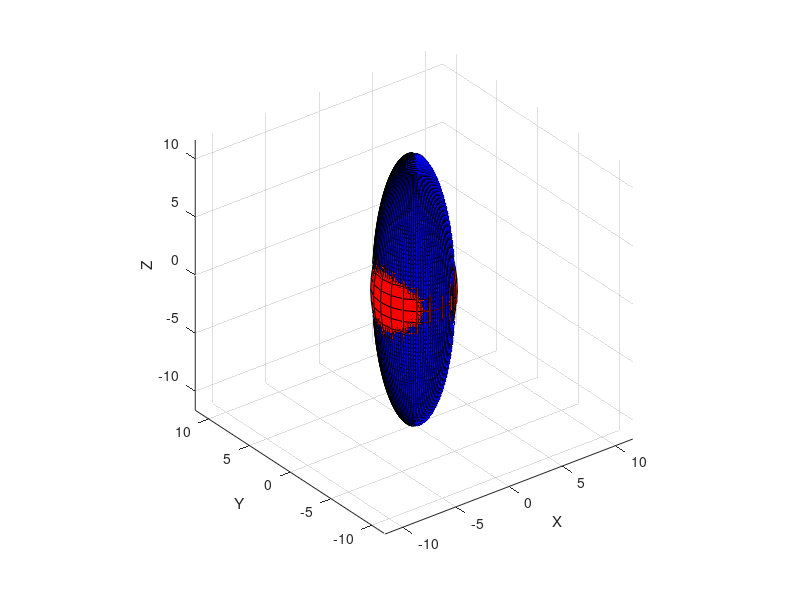
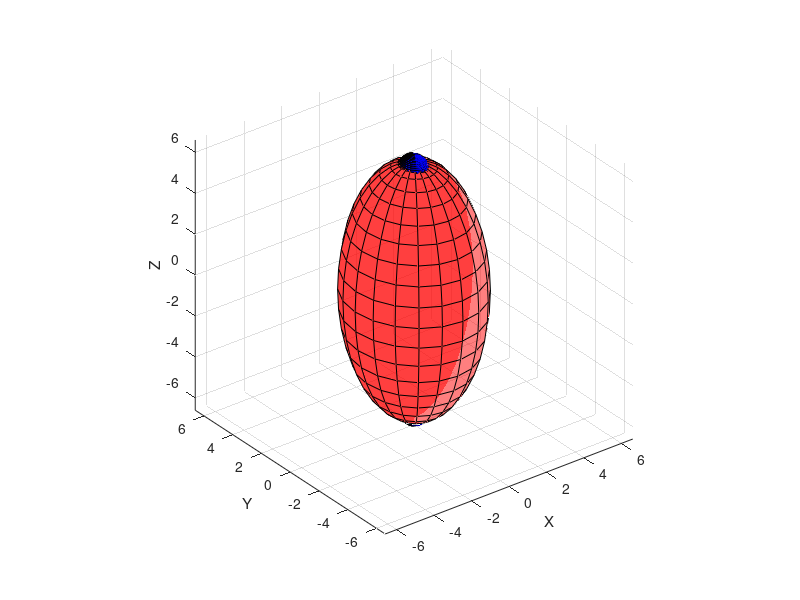
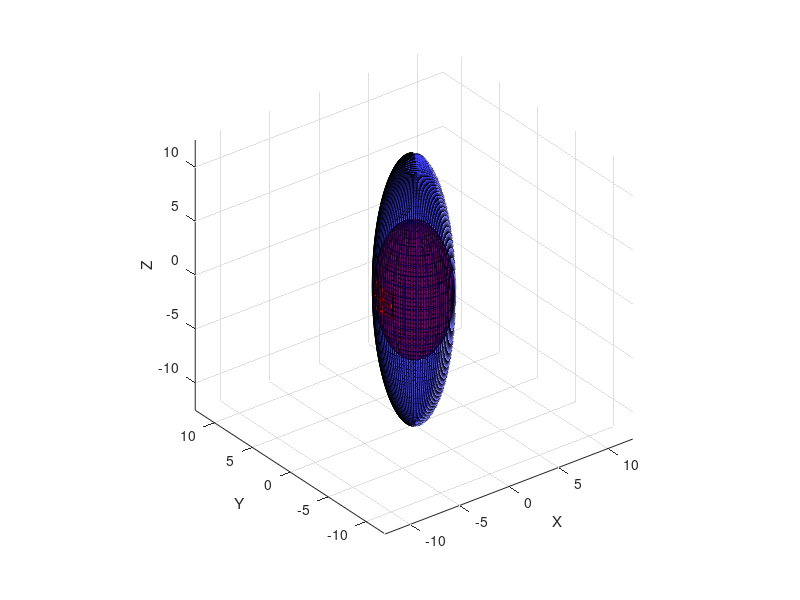

The MATLAB script that drew these images, in order: (Note: this script raises an error after producing the figures.)
%% Question 1

% a brick with dimention
a = 0.05; %[m]
b = 0.1;  %[m]
c = 0.2;  %[m]

% brick density
d = 2000;  %[kg/m^3]

% brick mass
M = a*b*c*d;

% Inertia matrix
Jxx = (M/12)*(b^2 + c^2);
Jyy = (M/12)*(a^2 + c^2);
Jzz = (M/12)*(a^2 + b^2);

I = [Jxx; Jyy; Jzz];
Jb = diag(I);

% plotting a brick
%patch([0,a,a,0],[0,0,b,b],[0,0,0,0],'blue')
%patch([0,a,a,0],[0,0,b,b],[c,c,c,c],'blue')
%patch([0,a,a,0],[0,0,0,0],[0,0,c,c],'red')
%patch([0,a,a,0],[b,b,b,b],[0,0,c,c],'red')
%patch([0,0,0,0],[0,0,b,b],[0,c,c,0],'green')
%patch([a,a,a,a],[0,0,b,b],[0,c,c,0],'green')

% plotting a brick and origin vector
%plotcube([0.05 0.1 0.2],[ 2  2  2],.8,[1 0 0])




%% Question 2

%Kinetic energy ellipsoids

%b3 as main-axis
w3_tilde_b3 = 2*pi;
K0 = 0.5*Jzz*w3_tilde_b3^2;
% angular velocity near b1 (or between b1 and b3)
w2_b3 = 0;
w3_b3 = w3_tilde_b3/10;
w1_tilde_b3 = sqrt(2*K0/Jxx);
w1_b3 = w1_tilde_b3*sqrt(1-(w3_b3^2)/(w3_tilde_b3^2));
w3 = [w1_b3;w2_b3;w3_b3];

%b2 as main-axis
w2_tilde_b2 = 2*pi;
% angular velocity near b3 (or between b2 and b3)
w1_b2 = 0;
w2_b2 = w2_tilde_b2/10;
w3_tilde_b2 = sqrt(2*K0/Jzz);
w3_b2 = w3_tilde_b2*sqrt(1-(w2_b2^2)/(w2_tilde_b2^2));
w2 = [w1_b2;w2_b2;w3_b2];

%b1 as main-axis
w1_tilde_b1 = 2*pi;
% angular velocity near b2 (or between b1 and b2)
w3_b1 = 0;
w1_b1 = w1_tilde_b3/10;
w2_tilde_b1 = sqrt(2*K0/Jyy);
w2_b1= w2_tilde_b1*sqrt(1-(w1_b1^2)/(w1_tilde_b1^2));
w1 = [w1_b1;w2_b1;w3_b1];

%Kinetic energy ellipsoid
K0_b1 = sqrt(2*K0/Jxx);
K0_b2 = sqrt(2*K0/Jyy);
K0_b3 = sqrt(2*K0/Jzz);

%3 different angular momentum ellipsoid from 3 different axes
H0_b1 = sqrt(Jxx^2*w1_b1^2 + Jyy^2*w2_b1^2 + Jzz^2*w3_b1^2);
H0_b2 = sqrt(Jxx^2*w1_b2^2 + Jyy^2*w2_b2^2 + Jzz^2*w3_b2^2);
H0_b3 = sqrt(Jxx^2*w1_b3^2 + Jyy^2*w2_b3^2 + Jzz^2*w3_b3^2);

%Rotating at b1 axes
figure(1)
[x,y,z] = ellipsoid(0,0,0,K0_b1,K0_b2,K0_b3);
surf(x,y,z,'FaceColor','r')
hold on
[x,y,z] = ellipsoid(0,0,0,H0_b1/Jxx, H0_b1/Jyy, H0_b1/ Jzz, 100);
surf(x,y,z,'FaceColor','b')
axis equal
xlabel('X')
ylabel('Y')
zlabel('Z')
hold off

%Rotating at b2 axes
figure(2)
[x,y,z] = ellipsoid(0,0,0,K0_b1,K0_b2,K0_b3);
surf(x,y,z,'FaceColor','r','FaceAlpha',0.5)
hold on
[x,y,z] = ellipsoid(0,0,0,H0_b2/Jxx, H0_b2/Jyy, H0_b2/ Jzz, 100);
surf(x,y,z,'FaceColor','b')
axis equal
xlabel('X')
ylabel('Y')
zlabel('Z')
hold off

%Rotating at b3 axes
figure(3)
[x,y,z] = ellipsoid(0,0,0,K0_b1,K0_b2,K0_b3);
surf(x,y,z,'FaceColor','r')
hold on
[x,y,z] = ellipsoid(0,0,0,H0_b3/Jxx, H0_b3/Jyy, H0_b3/ Jzz, 100);
surf(x,y,z,'FaceColor','b','FaceAlpha',0.5)
axis equal
xlabel('X')
ylabel('Y')
zlabel('Z')
hold off

%% Question 3

%b1 axes

syms b1 b11 b2 b22 b3 b33 
syms t1 t11 t2 t22 t3 t33

t0 = 0:0.01:10;


%b1 axes
omgb1 = @(t1, b1) [(Jyy-Jzz)*b1(2)*b1(3)/Jxx;...
                     (Jzz-Jxx)*b1(3)*b1(1)/Jyy;...
                     (Jxx-Jyy)*b1(1)*b1(2)/Jzz];
[t1, b1] = ode45(omgb1,t0,[w1(1), w1(2), w1(3)]);

omgb11 = @(t11, b11) [(Jyy-Jzz)*b11(2)*b11(3)/Jxx;...
                     (Jzz-Jxx)*b11(3)*b11(1)/Jyy;...
                     (Jxx-Jyy)*b11(1)*b11(2)/Jzz];
[t11, b11] = ode45(omgb11,t0,[-2.8745, 0.42722, -2.2108]);


%b2 axes
omgb2 = @(t2, b2) [(Jyy-Jzz)*b2(2)*b2(3)/Jxx;...
                     (Jzz-Jxx)*b2(3)*b2(1)/Jyy;...
                     (Jxx-Jyy)*b2(1)*b2(2)/Jzz];
[t2, b2] = ode45(omgb2,t0,[w2(1), w2(2), w2(3)]);

omgb22 = @(t22, b22) [(Jyy-Jzz)*b22(2)*b22(3)/Jxx;...
                     (Jzz-Jxx)*b22(3)*b22(1)/Jyy;...
                     (Jxx-Jyy)*b22(1)*b22(2)/Jzz];
[t22, b22] = ode45(omgb22,t0,[-0.53281, 0.3446, -6.1427]);

%b3 axes
omgb3 = @(t3, b3) [(Jyy-Jzz)*b3(2)*b3(3)/Jxx;...
                     (Jzz-Jxx)*b3(3)*b3(1)/Jyy;...
                     (Jxx-Jyy)*b3(1)*b3(2)/Jzz];
[t3, b3] = ode45(omgb3,t0,[w3(1), w3(2), w3(3)]);

omgb33 = @(t33, b33) [(Jyy-Jzz)*b33(2)*b33(3)/Jxx;...
                     (Jzz-Jxx)*b33(3)*b33(1)/Jyy;...
                     (Jxx-Jyy)*b33(1)*b33(2)/Jzz];
[t33, b33] = ode45(omgb33,t0,[3.1298, 0.2312, 0]);

figure(4)
[x,y,z] = ellipsoid(0,0,0,K0_b1,K0_b2,K0_b3);
surf(x,y,z,'FaceColor','r','FaceAlpha',0)
hold on

plot3(b1(:,1),b1(:,2),b1(:,3))
grid on
plot3(b11(:,1),b11(:,2),b11(:,3))
grid on

plot3(b2(:,1),b2(:,2),b2(:,3))
grid on
plot3(b22(:,1),b22(:,2),b22(:,3))
grid on

plot3(b3(:,1),b3(:,2),b3(:,3))
grid on
%plot3(b33(:,1),b33(:,2),b33(:,3))
%grid on

axis equal
xlabel('X')
ylabel('Y')
zlabel('Z')
hold off

%% Question 4

X = [a, a, -a, -a
    a, a, -a, -a
    a, a, a, a
    a, a, -a, -a
    -a, -a, -a, -a
    a, a, -a, -a] ;
Y = [b, -b, -b, b
   b, -b, -b, b
   -b, b, b, -b
     b, b, b, b
    -b, b, b, -b
     -b, -b, -b, -b] ;
Z = [c, c, c, c
    -c, -c, -c, -c
    -c, -c, c, c
    -c, c, c, -c
   -c, -c, c, c
    -c, c, c, -c] ;
C = {'green' ;'cyan' ; 'yellow' ; 'red' ; 'cyan' ; 'magenta'};


for i = 1: 200          %length(b3(:,1))
    clf
    t1 = b1(i,1);
    t2 = b1(i,2);
    t3 = b1(i,3);
    r11 = cos(t3)*cos(t2);
    r12 =-sin(t3);
    r13 = 0;
    r21 = sin(t3)*cos(t2);
    r22 = cos(t3);
    r23 = 0;
    r31 = -sin(t2);
    r32 = 0;
    r33 = 1;
    
    R = [r11,r12,r13;
        r21,r22,r23;
        r31,r32,r33]
    T = [X(:) Y(:) Z(:)]*R ;
    Xi = reshape(T(:,1),[],4) ;
    Yi = reshape(T(:,2),[],4) ;
    Zi = reshape(T(:,3),[],4) ;
    hold on
    for j = 1:6
        patch(Xi(j,:), Yi(j,:), Zi(j,:),C{j}) ;
    end
    axis([-0.5  0.5 -0.5 0.5 -0.5 0.5])
    view([30 35])
    movieVector(i) = getframe(gcf);
    pause(0.01)
    hold off
    clf
    
end
% saving the movie
writer = VideoWriter('brick_b1','MPEG-4');
writer.FrameRate = 20;

% open the VideoWriter object, write the movie and close the file
open(writer);
writeVideo(writer,movieVector);
close(writer);


